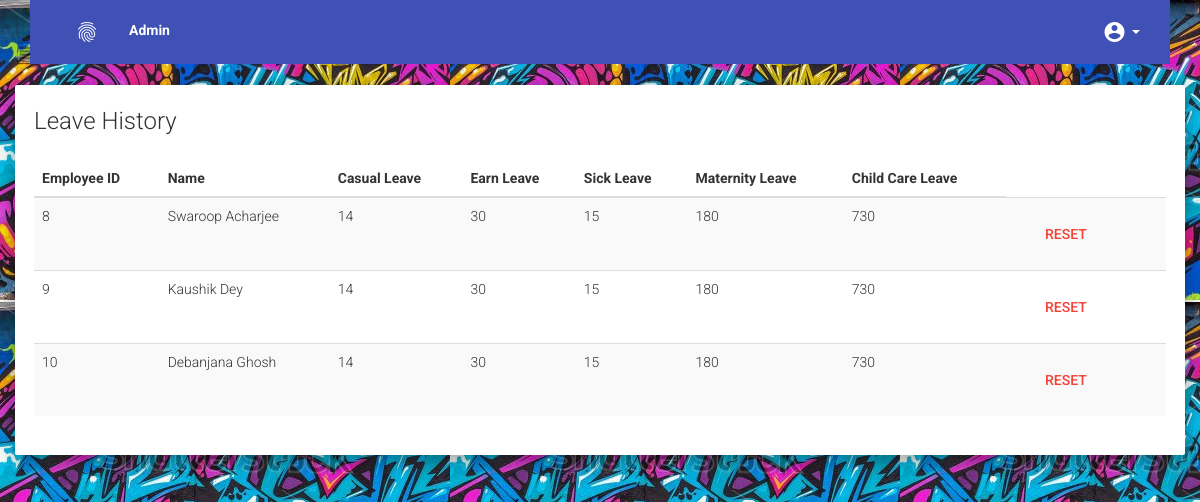
/admin_allocated_leave.php (signed in), run on the app's committed database.
### tables this page shows
CREATE TABLE `allocated_leave` (
  `emp_id` int(11) NOT NULL,
  `cl` int(11) NOT NULL DEFAULT '14',
  `el` int(11) NOT NULL DEFAULT '30',
  `sl` int(11) NOT NULL DEFAULT '15',
  `ml` int(11) NOT NULL DEFAULT '180',
  `ccl` int(11) NOT NULL DEFAULT '730'
);

CREATE TABLE `emp_table` (
  `emp_id` int(11) NOT NULL,
  `name` varchar(40) NOT NULL,
  `email` varchar(40) NOT NULL,
  `dept` varchar(10) NOT NULL,
  `type` varchar(10) NOT NULL,
  `password` varchar(50) NOT NULL
);

### admin_allocated_leave.php (the view, shortened to what this page needs)
<?php
try
{
	$db = new PDO("mysql:dbname=leave_management;host=localhost", "root", "" );
}
catch(PDOException $e)
{
    alert($e->getMessage()) ;
}
?>
<!DOCTYPE html>
<html>
<head>
  <link href="http://maxcdn.bootstrapcdn.com/bootstrap/3.3.6/css/bootstrap.min.css" rel="stylesheet">
  <link href="dist/css/bootstrap-material-design.css" rel="stylesheet">
  <link href="dist/css/ripples.min.css" rel="stylesheet">
  <link href="http://fezvrasta.github.io/snackbarjs/dist/snackbar.min.css" rel="stylesheet">
  </head>
<body background="abc.jpg">
<div class="container">
 <div class="navbar navbar-inverse">
            <div class="container-fluid">
              <div class="navbar-collapse collapse navbar-responsive-collapse">
                <ul class="nav navbar-nav">
                  <li><a href="javascript:void(0)"><i class="material-icons">fingerprint</i>
				  <b></b></a></li>
				  <li><a href="http://localhost/Pluto/admin_record.php"><b>Admin</b></a></li>
                </ul>
                <ul class="nav navbar-nav navbar-right">
                  <li class="dropdown">
                    <a href="bootstrap-elements.html" data-target="#" class="dropdown-toggle" data-toggle="dropdown"><i class="material-icons md-48"><i class="material-icons">account_circle</i></i>
                      <b class="caret"></b></a>
                  </li>
                </ul>
              </div>
            </div>
          </div>
  <div class="bs-docs-section">
    <div class="row">
      <div class="col-md-12">
      </div>
    </div>
    <div class="row">
      <div >
        <div class="well bs-component">
            <fieldset>
            <legend>Leave History</legend>
			<table class="table table-striped table-hover ">
			<thead>
			<tr>
			<th>Employee ID</th>
			<th>Name</th>
			<th>Casual Leave</th>
			<th>Earn Leave</th>
			<th>Sick Leave</th>
			<th>Maternity Leave</th>
			<th>Child Care Leave</th>
			</tr>
			</thead>
			<tbody>
			<tr>
			<?php
				$sql = "SELECT allocated_leave.emp_id,name,cl,el,sl,ml,ccl from allocated_leave,emp_table where emp_table.emp_id=allocated_leave.emp_id";
				foreach($db->query($sql) as $row){
				$key++;?>
			<td><?php echo$row['emp_id'];?></td>
			<td><?php echo$row['name'];?></td>
			<td><?php echo$row['cl'];?></td>
			<td><?php echo$row['el'];?></td>
			<td><?php echo$row['sl'];?></td>
			<td><?php echo$row['ml'];?></td>
			<td><?php echo$row['ccl'];?></td>
<td><a href="http://localhost/Pluto/PHP/admin_allocated_leave_update.php?emp_id=<?php echo $row['emp_id'];?>" class="btn btn-danger"> Reset</a></td>
			</tr>
				<?php }?>
			</tbody>
			</table>
			</fieldset>
        </div>
      </div>
    </div>
  </div>
</div>
</body>
</html>

### data on the page
allocated_leave: emp_id "8", emp_table.name "Swaroop Acharjee", cl "14", el "30", sl "15", ml "180", ccl "730"
allocated_leave: emp_id "9", emp_table.name "Kaushik Dey", cl "14", el "30", sl "15", ml "180", ccl "730"
allocated_leave: emp_id "10", emp_table.name "Debanjana Ghosh", cl "14", el "30", sl "15", ml "180", ccl "730"
